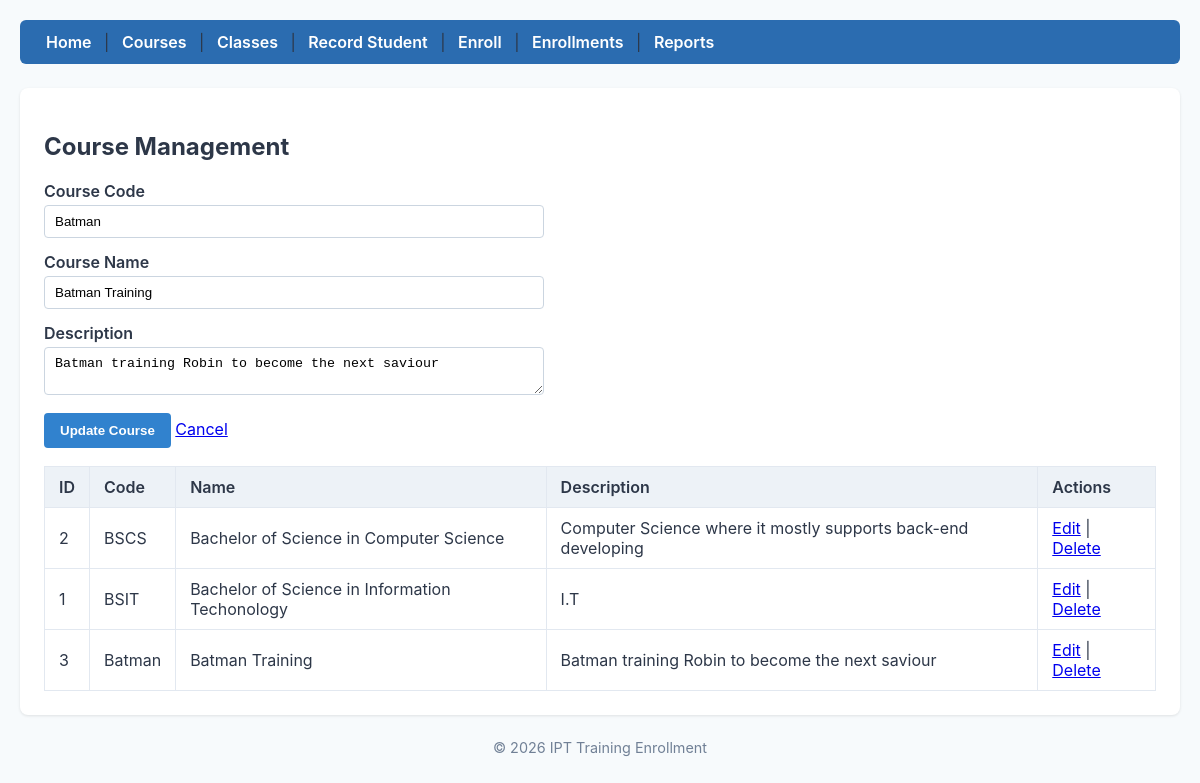
The app's page /admin/courses.php?edit=3 with its own data.
### tables this page shows
CREATE TABLE `courses` (
  `course_id` int(11) NOT NULL,
  `course_code` varchar(20) NOT NULL,
  `course_name` varchar(100) NOT NULL,
  `description` text DEFAULT NULL
);

### classes/Course.php (called while the page is built, shortened)
<?php
class Course {
    private $db;
    public function __construct(PDO $db) { $this->db = $db; }
    public function all() {
        return $this->db->query("SELECT * FROM courses ORDER BY course_name ASC")->fetchAll();
    }
    public function find($id) {
        $stmt = $this->db->prepare("SELECT * FROM courses WHERE course_id = :id");
        $stmt->execute(['id' => $id]);
        return $stmt->fetch();
    }
}

### admin/courses.php (the view, shortened to what this page needs)
<?php
require_once __DIR__ . '/../config/db.php';
require_once __DIR__ . '/../classes/Course.php';
require_once __DIR__ . '/../includes/header.php';
$courseModel = new Course($db);
$editCourse = null;
if (isset($_GET['edit'])) {
    $editCourse = $courseModel->find((int)$_GET['edit']);
}
$courses = $courseModel->all();
?>
<h2>Course Management</h2>
<form method="POST">
    <div class="form-group">
        <label>Course Code</label>
        <input type="text" name="course_code" required value="<?php echo htmlspecialchars($editCourse['course_code'] ?? ''); ?>">
    </div>
    <div class="form-group">
        <label>Course Name</label>
        <input type="text" name="course_name" required value="<?php echo htmlspecialchars($editCourse['course_name'] ?? ''); ?>">
    </div>
    <div class="form-group">
        <label>Description</label>
        <textarea name="description"><?php echo htmlspecialchars($editCourse['description'] ?? ''); ?></textarea>
    </div>
    <button type="submit"><?php echo $editCourse ? 'Update Course' : 'Add Course'; ?></button>
    <?php if ($editCourse): ?><a href="courses.php">Cancel</a><?php endif; ?>
</form>
<table>
    <thead>
        <tr><th>ID</th><th>Code</th><th>Name</th><th>Description</th><th>Actions</th></tr>
    </thead>
    <tbody>
        <?php foreach ($courses as $c): ?>
            <tr>
                <td><?php echo $c['course_id']; ?></td>
                <td><?php echo htmlspecialchars($c['course_code']); ?></td>
                <td><?php echo htmlspecialchars($c['course_name']); ?></td>
                <td><?php echo htmlspecialchars($c['description']); ?></td>
                <td>
                    <a href="courses.php?edit=<?php echo $c['course_id']; ?>">Edit</a> |
                    <a href="courses.php?delete=<?php echo $c['course_id']; ?>" onclick="return confirm('Delete course?');">Delete</a>
                </td>
            </tr>
        <?php endforeach; ?>
    </tbody>
</table>
<?php require_once __DIR__ . '/../includes/footer.php'; ?>

### css/style.css (style rules this page uses)
body { font-family: -apple-system, BlinkMacSystemFont, "Segoe UI", Roboto, sans-serif; margin: 0; padding: 20px; color: #2d3748; background-color: #f7fafc; }
table { width: 100%; border-collapse: collapse; margin-top: 18px; }
th, td { border: 1px solid #e2e8f0; padding: 10px 14px; text-align: left; }
th { background-color: #edf2f7; font-weight: 600; }
form { margin-top: 16px; max-width: 500px; }
.form-group { margin-bottom: 14px; }
label { display: block; font-weight: 600; margin-bottom: 4px; }
input, select, textarea { width: 100%; padding: 8px 10px; border: 1px solid #cbd5e0; border-radius: 4px; box-sizing: border-box; }
button { background-color: #3182ce; color: white; border: none; padding: 10px 16px; border-radius: 4px; cursor: pointer; font-weight: bold; }

### records on screen
courses: course_code "Batman", course_name "Batman Training", description "Batman training Robin to become the next saviour", course_id "3"
courses: course_id "2", course_code "BSCS", course_name "Bachelor of Science in Computer Science", description "Computer Science where it mostly supports back-end developing"
courses: course_id "1", course_code "BSIT", course_name "Bachelor of Science in Information Techonology", description "I.T"
